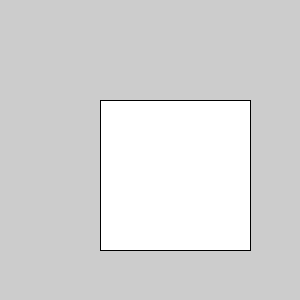
Frame 1 (no input)
Frame 60 (the mouse pressed at the canvas centre just before this capture): identical to frame 1, image omitted
Frame 120 (the mouse held since frame 60 and released just before this capture): identical to frame 1, image omitted

The Processing sketch that drew this single still picture (run headless with seeded random() and noise(); from frame 60 on, the mouse is pressed at the canvas centre):

// Processing sketch: rect
// ── rect.pde
//Desenhando um retangulo
void setup(){
  size(300, 300);
}

void draw(){
  rect(100, 100, width/2, height/2);
}
